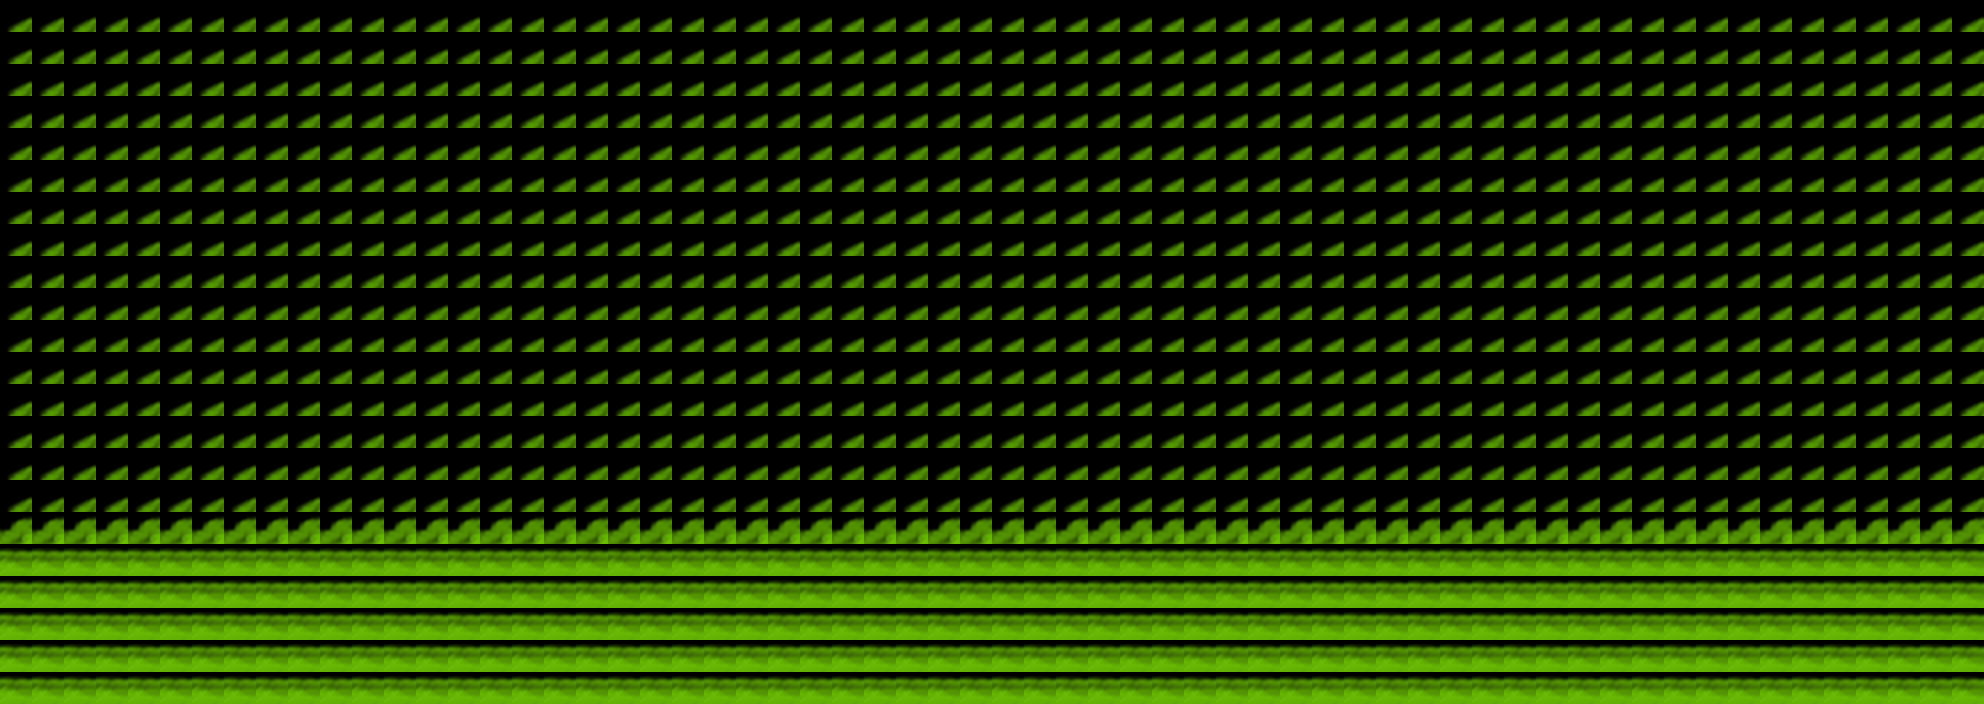

Below is a game level as drawn by its tile map, then a one-line description and the .tmx that defines it (tile-layer data replaced by summaries):
An orthogonal 62x22 tile map with 32x32 px tiles, 1 tile layer (Tile Layer 1).

<map version="1.0" orientation="orthogonal" width="62" height="22" tilewidth="32" tileheight="32">
 <tileset firstgid="1" name="images1" tilewidth="32" tileheight="32" spacing="2">
  <image source="level.png" width="32" height="256" />
 </tileset>
 <layer name="Tile Layer 1" width="62" height="22">
  <data>[1364 cells, 1364 non-empty, 3 distinct tile ids]</data>
 </layer>
</map>